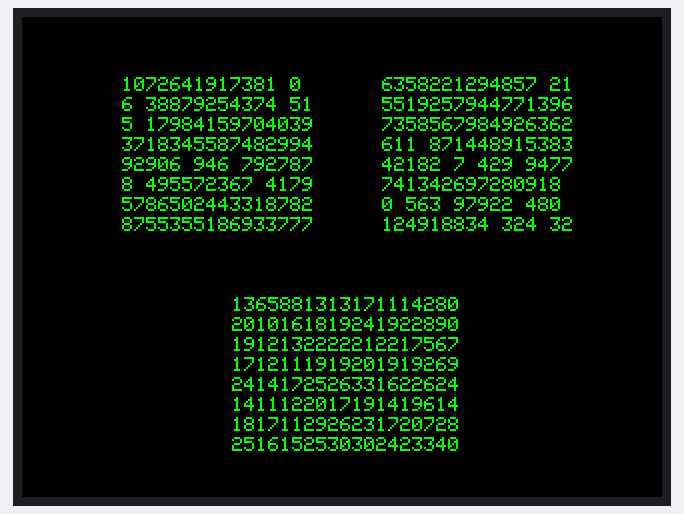
Simulated run of this sketch. Board: ESP32. Shown: 320×240 colour display. WiFi joins after 1.5 s; servers stay silent unless stated; a WiFi scan finds three made-up networks; random numbers use the default seed unless the sketch sets one.

Above: at 2.4 s.

The sketch:

WIO-Wifi-Matrix.ino
```cpp
// (licence header left out)
#include "TFT_eSPI.h" // Graphics and display library
#include <WiFi.h>     // Wi-Fi library

TFT_eSPI tft = TFT_eSPI();  // Create a display object

const int N = 8; // Dimension of the matrix
int matrixA[N][N], matrixB[N][N], matrixResult[N][N];

void setup() {
  tft.begin();
  tft.setRotation(3); // Set the display orientation
  tft.fillScreen(TFT_BLACK);
  tft.setTextSize(1);
  tft.setTextColor(TFT_GREEN, TFT_BLACK);

  WiFi.begin(); // Start Wi-Fi
}

void loop() {
  scanNetworksAndSeedRandom(); // Scan Wi-Fi networks to seed the random number generator
  fillMatricesWithRandom();    // Fill matrices with random numbers
  multiplyMatrices();          // Multiply matrices
  displayMatrices();           // Display matrices on the screen
  delay(1000);                 // Wait 5 seconds before repeating
}

// Function to scan Wi-Fi networks and seed the random number generator
void scanNetworksAndSeedRandom() {
  int n = WiFi.scanNetworks();
  long seed = n;
  for (int i = 0; i < n; ++i) {
    seed += WiFi.RSSI(i); // Use RSSI values to adjust the seed
  }
  randomSeed(seed);
}

// Function to fill matrices with random numbers
void fillMatricesWithRandom() {
  for (int i = 0; i < N; i++) {
    for (int j = 0; j < N; j++) {
      matrixA[i][j] = random(0, 100); // Fill with random numbers between 0 and 99
      matrixB[i][j] = random(0, 100);
    }
  }
}

// Function to multiply matrices
void multiplyMatrices() {
  for (int i = 0; i < N; i++) {
    for (int j = 0; j < N; j++) {
      matrixResult[i][j] = 0;
      for (int k = 0; k < N; k++) {
        matrixResult[i][j] += matrixA[i][k] * matrixB[k][j];
      }
    }
  }
}

// Function to display matrices on the TFT screen
void displayMatrices() {
  tft.fillScreen(TFT_BLACK); // Clear the screen

  // Starting positions for matrices
  int startX_A = 50, startY_A = 30; // Top left for Matrix A
  int startX_B = 180, startY_B = 30; // Top right for Matrix B, assuming B next to A
  int startX_Result = 105, startY_Result = 140; // Below A and B, centered if possible

  displayMatrix(matrixA, startX_A, startY_A); // Display Matrix A
  displayMatrix(matrixB, startX_B, startY_B); // Display Matrix B
  displayMatrix(matrixResult, startX_Result, startY_Result); // Display Result matrix
}

// Function to display a matrix on the TFT screen
void displayMatrix(int matrix[N][N], int startX, int startY) {
  int charWidth = 6; // Width of each character in pixels at textSize 1
  int charHeight = 10; // Height of each character in pixels at textSize 1
  String text; // To hold the text for each number

  for (int i = 0; i < N; i++) {
    for (int j = 0; j < N; j++) {
      text = String(matrix[i][j]);
      tft.drawString(text, startX + j * (charWidth * 2), startY + i * charHeight, 1);
    }
  }
}
```
